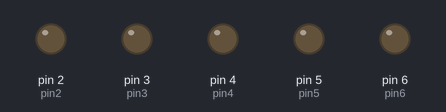
Simulated run of this sketch. Board: Arduino Uno, built with avr-gcc and run on an emulated ATmega328P. Shown: output pins drawn as LEDs (lit = HIGH).

Above: at 0.1 s.
At 4.1 s:
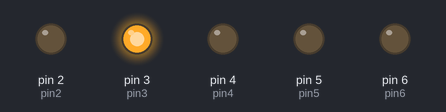
At 9.1 s:
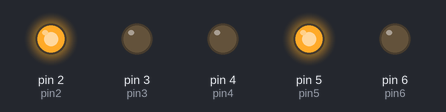
At 19.1 s:
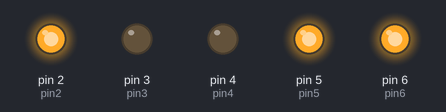
At 29.1 s:
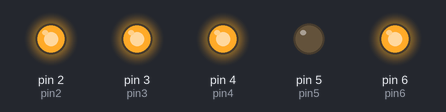
At 39.1 s:
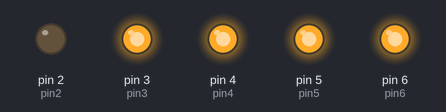
Timing chart, 0 to 40.0 s (numbered marks = the images above):
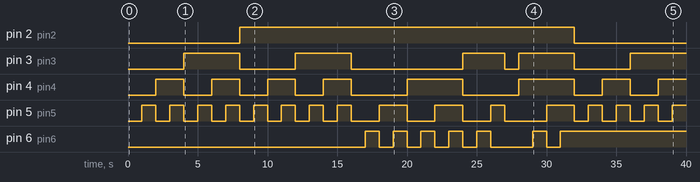

The sketch:

binary-leds.ino
```cpp
int pin2 = 2;
int pin3 = 3;
int pin4 = 4;
int pin5 = 5;
int pin6 = 6;
int delaytime = 1000;

void setup() {
  pinMode(pin2, OUTPUT);
  pinMode(pin3, OUTPUT);
  pinMode(pin4, OUTPUT);
  pinMode(pin5, OUTPUT);
  pinMode(pin6, OUTPUT);
}

void loop() {
  // Number 0
  digitalWrite(pin2, LOW);
  digitalWrite(pin3, LOW);
  digitalWrite(pin4, LOW);
  digitalWrite(pin5, LOW);
  delay(delaytime);

  // Number 1
  digitalWrite(pin2, LOW);
  digitalWrite(pin3, LOW);
  digitalWrite(pin4, LOW);
  digitalWrite(pin5, HIGH);
  delay(delaytime);

  // Number 2
  digitalWrite(pin2, LOW);
  digitalWrite(pin3, LOW);
  digitalWrite(pin4, HIGH);
  digitalWrite(pin5, LOW);
  delay(delaytime);

  // Number 3
  digitalWrite(pin2, LOW);
  digitalWrite(pin3, LOW);
  digitalWrite(pin4, HIGH);
  digitalWrite(pin5, HIGH);
  delay(delaytime);

  // Number 4
  digitalWrite(pin2, LOW);
  digitalWrite(pin3, HIGH);
  digitalWrite(pin4, LOW);
  digitalWrite(pin5, LOW);
  delay(delaytime);

  // Number 5
  digitalWrite(pin2, LOW);
  digitalWrite(pin3, HIGH);
  digitalWrite(pin4, LOW);
  digitalWrite(pin5, HIGH);
  delay(delaytime);

  // Number 6
  digitalWrite(pin2, LOW);
  digitalWrite(pin3, HIGH);
  digitalWrite(pin4, HIGH);
  digitalWrite(pin5, LOW);
  delay(delaytime);

  // Number 7
  digitalWrite(pin2, LOW);
  digitalWrite(pin3, HIGH);
  digitalWrite(pin4, HIGH);
  digitalWrite(pin5, HIGH);
  delay(delaytime);

  // Number 8
  digitalWrite(pin2, HIGH);
  digitalWrite(pin3, LOW);
  digitalWrite(pin4, LOW);
  digitalWrite(pin5, LOW);
  delay(delaytime);

  // Number 9
  digitalWrite(pin2, HIGH);
  digitalWrite(pin3, LOW);
  digitalWrite(pin4, LOW);
  digitalWrite(pin5, HIGH);
  delay(delaytime);

  // Number 10
  digitalWrite(pin2, HIGH);
  digitalWrite(pin3, LOW);
  digitalWrite(pin4, HIGH);
  digitalWrite(pin5, LOW);
  delay(delaytime);

  // Number 11
  digitalWrite(pin2, HIGH);
  digitalWrite(pin3, LOW);
  digitalWrite(pin4, HIGH);
  digitalWrite(pin5, HIGH);
  delay(delaytime);

  // Number 12
  digitalWrite(pin2, HIGH);
  digitalWrite(pin3, HIGH);
  digitalWrite(pin4, LOW);
  digitalWrite(pin5, LOW);
  delay(delaytime);

  // Number 13
  digitalWrite(pin2, HIGH);
  digitalWrite(pin3, HIGH);
  digitalWrite(pin4, LOW);
  digitalWrite(pin5, HIGH);
  delay(delaytime);

  // Number 14
  digitalWrite(pin2, HIGH);
  digitalWrite(pin3, HIGH);
  digitalWrite(pin4, HIGH);
  digitalWrite(pin5, LOW);
  delay(delaytime);

  // Number 15
  digitalWrite(pin2, HIGH);
  digitalWrite(pin3, HIGH);
  digitalWrite(pin4, HIGH);
  digitalWrite(pin5, HIGH);
  delay(delaytime);

  // Number 16
  digitalWrite(pin2, HIGH);
  digitalWrite(pin3, LOW);
  digitalWrite(pin4, LOW);
  digitalWrite(pin5, LOW);
  digitalWrite(pin6, LOW);
  delay(delaytime);

  // Number 17
  digitalWrite(pin2, HIGH);
  digitalWrite(pin3, LOW);
  digitalWrite(pin4, LOW);
  digitalWrite(pin5, LOW);
  digitalWrite(pin6, HIGH);
  delay(delaytime);

  // Number 18
  digitalWrite(pin2, HIGH);
  digitalWrite(pin3, LOW);
  digitalWrite(pin4, LOW);
  digitalWrite(pin5, HIGH);
  digitalWrite(pin6, LOW);
  delay(delaytime);

  // Number 19
  digitalWrite(pin2, HIGH);
  digitalWrite(pin3, LOW);
  digitalWrite(pin4, LOW);
  digitalWrite(pin5, HIGH);
  digitalWrite(pin6, HIGH);
  delay(delaytime);

  // Number 20
  digitalWrite(pin2, HIGH);
  digitalWrite(pin3, LOW);
  digitalWrite(pin4, HIGH);
  digitalWrite(pin5, LOW);
  digitalWrite(pin6, LOW);
  delay(delaytime);

  // Number 21
  digitalWrite(pin2, HIGH);
  digitalWrite(pin3, LOW);
  digitalWrite(pin4, HIGH);
  digitalWrite(pin5, LOW);
  digitalWrite(pin6, HIGH);
  delay(delaytime);

  // Number 22
  digitalWrite(pin2, HIGH);
  digitalWrite(pin3, LOW);
  digitalWrite(pin4, HIGH);
  digitalWrite(pin5, HIGH);
  digitalWrite(pin6, LOW);
  delay(delaytime);

  // Number 23
  digitalWrite(pin2, HIGH);
  digitalWrite(pin3, LOW);
  digitalWrite(pin4, HIGH);
  digitalWrite(pin5, HIGH);
  digitalWrite(pin6, HIGH);
  delay(delaytime);

  // Number 24
  digitalWrite(pin2, HIGH);
  digitalWrite(pin3, HIGH);
  digitalWrite(pin4, LOW);
  digitalWrite(pin5, LOW);
  digitalWrite(pin6, LOW);
  delay(delaytime);

  // Number 25
  digitalWrite(pin2, HIGH);
  digitalWrite(pin3, HIGH);
  digitalWrite(pin4, LOW);
  digitalWrite(pin5, LOW);
  digitalWrite(pin6, HIGH);
  delay(delaytime);

  // Number 26
  digitalWrite(pin2, HIGH);
  digitalWrite(pin3, HIGH);
  digitalWrite(pin4, LOW);
  digitalWrite(pin5, HIGH);
  digitalWrite(pin6, LOW);
  delay(delaytime);

  // Number 27
  digitalWrite(pin2, HIGH);
  digitalWrite(pin3, LOW);
  digitalWrite(pin4, LOW);
  digitalWrite(pin5, LOW);
  digitalWrite(pin6, LOW);
  delay(delaytime);

  // Number 28
  digitalWrite(pin2, HIGH);
  digitalWrite(pin3, HIGH);
  digitalWrite(pin4, HIGH);
  digitalWrite(pin5, LOW);
  digitalWrite(pin6, LOW);
  delay(delaytime);

  // Number 29
  digitalWrite(pin2, HIGH);
  digitalWrite(pin3, HIGH);
  digitalWrite(pin4, HIGH);
  digitalWrite(pin5, LOW);
  digitalWrite(pin6, HIGH);
  delay(delaytime);

  // Number 30
  digitalWrite(pin2, HIGH);
  digitalWrite(pin3, HIGH);
  digitalWrite(pin4, HIGH);
  digitalWrite(pin5, HIGH);
  digitalWrite(pin6, LOW);
  delay(delaytime);

  // Number 31
  digitalWrite(pin2, HIGH);
  digitalWrite(pin3, HIGH);
  digitalWrite(pin4, HIGH);
  digitalWrite(pin5, HIGH);
  digitalWrite(pin6, HIGH);
  delay(delaytime);
}
```

Measured:
- by itself, pin 2 (pin2): LOW → HIGH at 8.0 s, → LOW 24.0 s later
- by itself, pin 3 (pin3): LOW → HIGH at 4.0 s, → LOW 4.0 s later, → HIGH 4.0 s later, → LOW 4.0 s later, … (9 changes in this stretch)
- by itself, pin 4 (pin4): LOW → HIGH at 2.0 s, → LOW 2.0 s later, → HIGH 2.0 s later, → LOW 2.0 s later, … (15 changes in this stretch)
- by itself, pin 5 (pin5): LOW → HIGH at 1.0 s, → LOW 1.0 s later, → HIGH 1.0 s later, → LOW 1.0 s later, … (31 changes in this stretch)
- by itself, pin 6 (pin6): goes 4 × (HIGH 1.0 s, LOW 1.0 s), HIGH 1.0 s, LOW 3.0 s, HIGH 1.0 s, LOW 1.0 s, then HIGH
